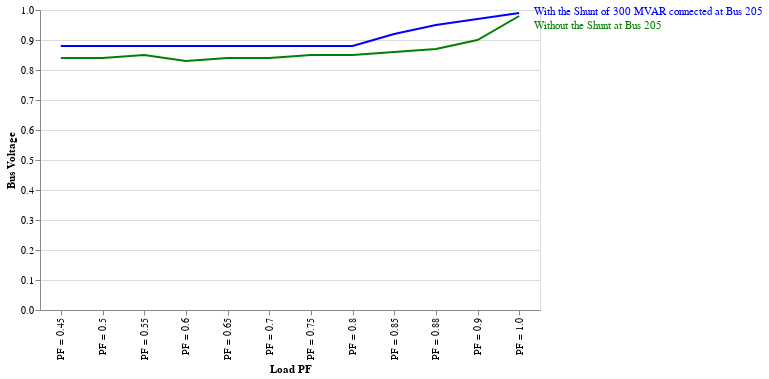

Source (notebook cell):
### Code cell
chart

### Figure 1 — Vega-Lite specification as saved in the notebook (floating-point values rounded to 4 significant figures)
{"config": {"view": {"continuousWidth": 300, "continuousHeight": 300}}, "layer": [{"mark": {"type": "line", "color": "blue"}, "encoding": {"x": {"field": "load_PF", "title": "Load PF", "type": "nominal"}, "y": {"field": "Bus Voltage_x", "title": "Bus Voltage", "type": "quantitative"}}}, {"mark": {"type": "text", "align": "left", "color": "blue", "dx": 15, "dy": -1}, "encoding": {"text": {"condition": {"test": "(datum.load_PF === 'PF = 1.0')", "value": "With the Shunt of 300 MVAR connected at Bus 205"}, "value": ""}, "x": {"field": "load_PF", "title": "Load PF", "type": "nominal"}, "y": {"field": "Bus Voltage_x", "title": "Bus Voltage", "type": "quantitative"}}}, {"layer": [{"mark": {"type": "line", "color": "green"}, "encoding": {"x": {"field": "load_PF", "title": "Load PF", "type": "nominal"}, "y": {"field": "Bus Voltage_y", "title": "Bus Voltage", "type": "quantitative"}}}, {"mark": {"type": "text", "align": "left", "color": "green", "dx": 15, "dy": 10}, "encoding": {"text": {"condition": {"test": "(datum.load_PF === 'PF = 1.0')", "value": "Without the Shunt at Bus 205"}, "value": ""}, "x": {"field": "load_PF", "title": "Load PF", "type": "nominal"}, "y": {"field": "Bus Voltage_y", "title": "Bus Voltage", "type": "quantitative"}}}]}], "data": {"name": "data-5b2813c09dcc29f8c5754bcd1bad10f1"}, "width": 500, "$schema": "https://vega.github.io/schema/vega-lite/v5.20.1.json", "datasets": {"data-5b2813c09dcc29f8c5754bcd1bad10f1": [{"load_PF": "PF = 0.45", "Bus Voltage_x": 0.88, "Maximum Incremental Transfer_x": 500, "Load Pmax_x": 520.0, "Load Qmax_x": 1032.0, "Pgen 206 URBGEN_x": 137.0, "Qgen 206 URBGEN_x": 600.0, "Pgen 211 HYDRO_G_x": 616.2, "Qgen 211 HYDRO_G_x": 396.1, "Bus Voltage_y": 0.84, "Maximum Incremental Transfer_y": 400, "Load Pmax_y": 420.0, "Load Qmax_y": 833.5, "Pgen 206 URBGEN_y": 39.85, "Qgen 206 URBGEN_y": 600.0, "Pgen 211 HYDRO_G_y": 616.2, "Qgen 211 HYDRO_G_y": 400.0}, {"load_PF": "PF = 0.5", "Bus Voltage_x": 0.88, "Maximum Incremental Transfer_x": 570, "Load Pmax_x": 590.0, "Load Qmax_x": 1022.0, "Pgen 206 URBGEN_x": 205.5, "Qgen 206 URBGEN_x": 600.0, "Pgen 211 HYDRO_G_x": 616.2, "Qgen 211 HYDRO_G_x": 384.2, "Bus Voltage_y": 0.84, "Maximum Incremental Transfer_y": 460, "Load Pmax_y": 480.0, "Load Qmax_y": 831.4, "Pgen 206 URBGEN_y": 99.93, "Qgen 206 URBGEN_y": 600.0, "Pgen 211 HYDRO_G_y": 616.2, "Qgen 211 HYDRO_G_y": 400.0}, {"load_PF": "PF = 0.55", "Bus Voltage_x": 0.88, "Maximum Incremental Transfer_x": 650, "Load Pmax_x": 670.0, "Load Qmax_x": 1017.0, "Pgen 206 URBGEN_x": 284.3, "Qgen 206 URBGEN_x": 600.0, "Pgen 211 HYDRO_G_x": 616.2, "Qgen 211 HYDRO_G_x": 386.6, "Bus Voltage_y": 0.85, "Maximum Incremental Transfer_y": 520, "Load Pmax_y": 540.0, "Load Qmax_y": 819.7, "Pgen 206 URBGEN_y": 159.2, "Qgen 206 URBGEN_y": 600.0, "Pgen 211 HYDRO_G_y": 616.2, "Qgen 211 HYDRO_G_y": 400.0}, {"load_PF": "PF = 0.6", "Bus Voltage_x": 0.88, "Maximum Incremental Transfer_x": 740, "Load Pmax_x": 760.0, "Load Qmax_x": 1013.0, "Pgen 206 URBGEN_x": 378.9, "Qgen 206 URBGEN_x": 600.0, "Pgen 211 HYDRO_G_x": 616.2, "Qgen 211 HYDRO_G_x": 396.7, "Bus Voltage_y": 0.83, "Maximum Incremental Transfer_y": 600, "Load Pmax_y": 620.0, "Load Qmax_y": 826.5, "Pgen 206 URBGEN_y": 239.8, "Qgen 206 URBGEN_y": 600.0, "Pgen 211 HYDRO_G_y": 616.2, "Qgen 211 HYDRO_G_y": 400.0}, {"load_PF": "PF = 0.65", "Bus Voltage_x": 0.88, "Maximum Incremental Transfer_x": 830, "Load Pmax_x": 850.0, "Load Qmax_x": 993.6, "Pgen 206 URBGEN_x": 468.6, "Qgen 206 URBGEN_x": 600.0, "Pgen 211 HYDRO_G_x": 616.2, "Qgen 211 HYDRO_G_x": 381.9, "Bus Voltage_y": 0.84, "Maximum Incremental Transfer_y": 680, "Load Pmax_y": 700.0, "Load Qmax_y": 818.3, "Pgen 206 URBGEN_y": 319.1, "Qgen 206 URBGEN_y": 600.0, "Pgen 211 HYDRO_G_y": 616.2, "Qgen 211 HYDRO_G_y": 400.0}, {"load_PF": "PF = 0.7", "Bus Voltage_x": 0.88, "Maximum Incremental Transfer_x": 940, "Load Pmax_x": 960.0, "Load Qmax_x": 979.2, "Pgen 206 URBGEN_x": 576.3, "Qgen 206 URBGEN_x": 600.0, "Pgen 211 HYDRO_G_x": 616.2, "Qgen 211 HYDRO_G_x": 382.4, "Bus Voltage_y": 0.84, "Maximum Incremental Transfer_y": 770, "Load Pmax_y": 790.0, "Load Qmax_y": 805.8, "Pgen 206 URBGEN_y": 408.9, "Qgen 206 URBGEN_y": 600.0, "Pgen 211 HYDRO_G_y": 616.2, "Qgen 211 HYDRO_G_y": 400.0}, {"load_PF": "PF = 0.75", "Bus Voltage_x": 0.88, "Maximum Incremental Transfer_x": 1070, "Load Pmax_x": 1090.0, "Load Qmax_x": 960.8, "Pgen 206 URBGEN_x": 705.3, "Qgen 206 URBGEN_x": 600.0, "Pgen 211 HYDRO_G_x": 616.2, "Qgen 211 HYDRO_G_x": 395.2, "Bus Voltage_y": 0.85, "Maximum Incremental Transfer_y": 870, "Load Pmax_y": 890.0, "Load Qmax_y": 784.5, "Pgen 206 URBGEN_y": 508.9, "Qgen 206 URBGEN_y": 600.0, "Pgen 211 HYDRO_G_y": 616.2, "Qgen 211 HYDRO_G_y": 400.0}, {"load_PF": "PF = 0.8", "Bus Voltage_x": 0.88, "Maximum Incremental Transfer_x": 1210, "Load Pmax_x": 1230.0, "Load Qmax_x": 922.5, "Pgen 206 URBGEN_x": 855.0, "Qgen 206 URBGEN_x": 600.0, "Pgen 211 HYDRO_G_x": 616.2, "Qgen 211 HYDRO_G_x": 385.5, "Bus Voltage_y": 0.85, "Maximum Incremental Transfer_y": 1000, "Load Pmax_y": 1020.0, "Load Qmax_y": 765.0, "Pgen 206 URBGEN_y": 639.0, "Qgen 206 URBGEN_y": 600.0, "Pgen 211 HYDRO_G_y": 616.2, "Qgen 211 HYDRO_G_y": 400.0}, {"load_PF": "PF = 0.85", "Bus Voltage_x": 0.92, "Maximum Incremental Transfer_x": 1260, "Load Pmax_x": 1280.0, "Load Qmax_x": 793.0, "Pgen 206 URBGEN_x": 893.4, "Qgen 206 URBGEN_x": 600.0, "Pgen 211 HYDRO_G_x": 616.2, "Qgen 211 HYDRO_G_x": 171.6, "Bus Voltage_y": 0.86, "Maximum Incremental Transfer_y": 1150, "Load Pmax_y": 1170.0, "Load Qmax_y": 724.8, "Pgen 206 URBGEN_y": 789.1, "Qgen 206 URBGEN_y": 600.0, "Pgen 211 HYDRO_G_y": 616.2, "Qgen 211 HYDRO_G_y": 400.0}, {"load_PF": "PF = 0.88", "Bus Voltage_x": 0.95, "Maximum Incremental Transfer_x": 1260, "Load Pmax_x": 1280.0, "Load Qmax_x": 690.6, "Pgen 206 URBGEN_x": 892.9, "Qgen 206 URBGEN_x": 600.0, "Pgen 211 HYDRO_G_x": 616.2, "Qgen 211 HYDRO_G_x": 20.59, "Bus Voltage_y": 0.87, "Maximum Incremental Transfer_y": 1260, "Load Pmax_y": 1280.0, "Load Qmax_y": 690.6, "Pgen 206 URBGEN_y": 899.1, "Qgen 206 URBGEN_y": 600.0, "Pgen 211 HYDRO_G_y": 616.2, "Qgen 211 HYDRO_G_y": 400.0}, {"load_PF": "PF = 0.9", "Bus Voltage_x": 0.97, "Maximum Incremental Transfer_x": 1260, "Load Pmax_x": 1280.0, "Load Qmax_x": 619.5, "Pgen 206 URBGEN_x": 892.5, "Qgen 206 URBGEN_x": 600.0, "Pgen 211 HYDRO_G_x": 616.2, "Qgen 211 HYDRO_G_x": -70.6, "Bus Voltage_y": 0.9, "Maximum Incremental Transfer_y": 1260, "Load Pmax_y": 1280.0, "Load Qmax_y": 619.5, "Pgen 206 URBGEN_y": 898.8, "Qgen 206 URBGEN_y": 600.0, "Pgen 211 HYDRO_G_y": 616.2, "Qgen 211 HYDRO_G_y": 289.4}, {"load_PF": "PF = 1.0", "Bus Voltage_x": 0.99, "Maximum Incremental Transfer_x": 1260, "Load Pmax_x": 1280.0, "Load Qmax_x": 0.0, "Pgen 206 URBGEN_x": 889.0, "Qgen 206 URBGEN_x": 0.0, "Pgen 211 HYDRO_G_x": 616.2, "Qgen 211 HYDRO_G_x": -100.0, "Bus Voltage_y": 0.98, "Maximum Incremental Transfer_y": 1260, "Load Pmax_y": 1280.0, "Load Qmax_y": 0.0, "Pgen 206 URBGEN_y": 888.8, "Qgen 206 URBGEN_y": 275.5, "Pgen 211 HYDRO_G_y": 616.2, "Qgen 211 HYDRO_G_y": -100.0}]}}
